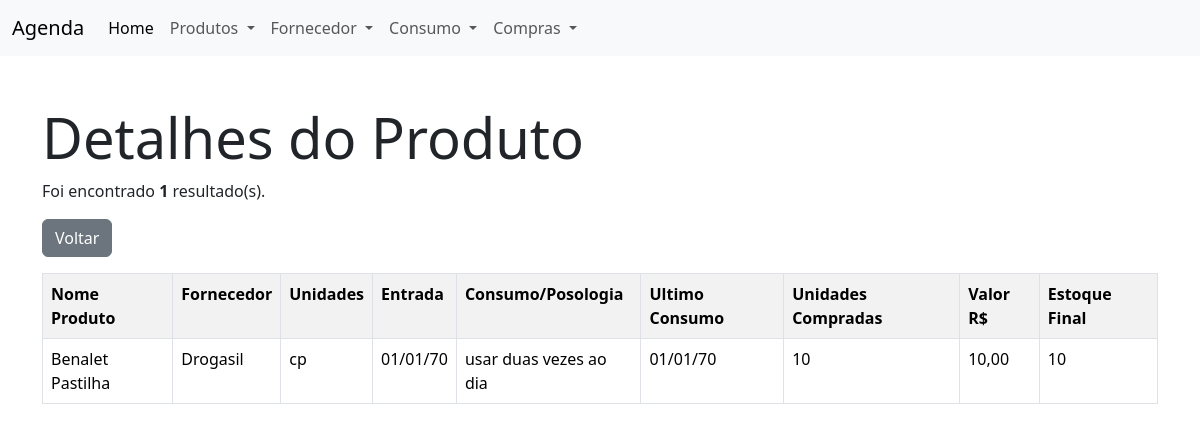
Page /?page=produto-detalhar-item&cod=64 on the committed database.
### tables this page shows
CREATE TABLE `produtos` (
  `cod_produto` int(10) NOT NULL,
  `nomeProduto` varchar(50) NOT NULL,
  `unidade` varchar(10) NOT NULL,
  `posologia` varchar(500) DEFAULT NULL
);

CREATE TABLE `compras` (
  `cod_compras` int(10) NOT NULL,
  `fornecedor` varchar(50) NOT NULL
);

CREATE TABLE `itens_compras` (
  `cod_itens_cp` int(10) NOT NULL,
  `id_produto` int(10) NOT NULL,
  `id_compras` int(10) NOT NULL,
  `qtd_compras` int(10) DEFAULT NULL,
  `valor` decimal(10,2) NOT NULL,
  `ultimaCompra` date DEFAULT NULL
);

CREATE TABLE `itens_consumo` (
  `cod_itens_consumo` int(10) NOT NULL,
  `consumoDia` varchar(500) NOT NULL,
  `id_produto` int(10) NOT NULL,
  `id_consumo` int(10) NOT NULL,
  `estoqueInicial` varchar(50) DEFAULT NULL
);

### produtos/produto-detalhar-item.php (the view)
<h2 class="display-4">Detalhes do Produto</h2>
<div class="mb-3">
    <?php
    include "banco/banco.php";
    $cod = $_REQUEST['cod'] ?? 0;
    $sql = "SELECT *
            FROM produtos p
            LEFT JOIN itens_consumo ic ON p.cod_produto = ic.id_produto
            LEFT JOIN consumo cs ON cs.cod_consumo = ic.id_consumo
            LEFT JOIN itens_compras i ON p.cod_produto = i.id_produto
            LEFT JOIN compras c ON c.cod_compras = i.id_compras WHERE p.cod_produto = '$cod'";
    $resultado = $banco->query($sql);
    $qtd = $resultado->num_rows;
    if (!$resultado) {
        echo "Erro na consulta ao banco de dados: " . $banco->error;
    } else {
        if ($resultado->num_rows > 0) {
            echo "<p>Foi encontrado <b>$qtd</b> resultado(s).</p>";
            echo "<table class='table table-hover table-striped table-bordered'>";
            echo "<tr>";
            echo "<th>Nome Produto</th>";
            echo "<th>Fornecedor</th>";
            echo "<th>Unidades</th>";
            echo "<th>Entrada</th>";
            echo "<th>Consumo/Posologia</th>";
            echo "<th>Ultimo Consumo</th>";
            echo "<th>Unidades Compradas</th>";
            echo "<th>Valor R$</th>";
            echo "<th>Estoque Final</th>";
            echo "</tr>";
            while ($registro = $resultado->fetch_object()) {
                echo "<tr>";
                echo "<td>$registro->nomeProduto</td>";
                echo "<td>$registro->fornecedor</td>";
                echo "<td>$registro->unidade</td>";
                echo "<td>" . date("d/m/y", strtotime($registro->ultimaCompra)) . "</td>";
                echo "<td>$registro->consumoDia</td>";
                echo "<td>" . date("d/m/y", strtotime($registro->dataConsumo)) . "</td>";
                echo "<td>$registro->qtd_compras</td>";
                echo "<td>" . number_format($registro->valor, 2, ',', '.') . "</td>";
                $estoqueFinal = $registro->estoqueInicial + $registro->qtd_compras;
                echo "<td>$estoqueFinal</td>";
                echo "</tr>";
            }
        } else {
            echo "<p class='alert alert-danger'>Não foi encontrado resultados!</p>";
        }
    }
    ?>
</div>
<div class="mb-3">
    <button onclick="location.href='?page=produto-listar'" class="btn btn-secondary">Voltar</button>
</div>

### rows in the picture
produtos: nomeProduto "Benalet Pastilha", compras.fornecedor "Drogasil", unidade "cp", itens_compras.ultimaCompra "01/01/70", itens_consumo.consumoDia "usar duas vezes ao dia", dataConsumo "01/01/70", itens_compras.qtd_compras "10", itens_compras.valor "10,00"

### other values in the picture
$qtd "1"
